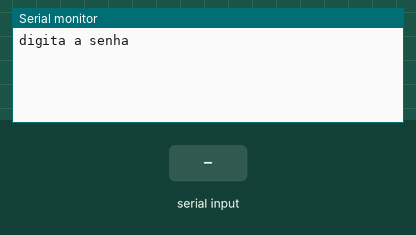
Bench run of a sketch on a simulated Arduino Uno, built with avr-gcc and run on an emulated ATmega328P. Parts: the last lines printed to the serial monitor. The inputs (shaded band) are chosen by the test bench.

Above: at 1.2 s.
1.3 s: "90,45\n" received over Serial
At 2.5 s:
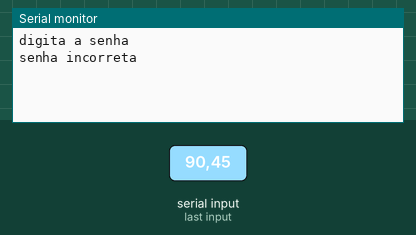
4.3 s: "1234\n" received over Serial
At 5.4 s:
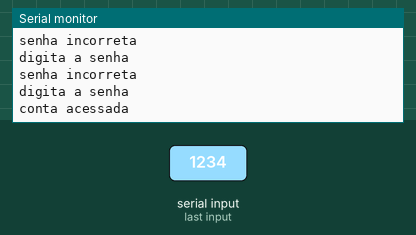

Measured:
- after the input at 1.3 s, the serial monitor: prints a new line at once (image 1)
- after the input at 4.3 s, the serial monitor: prints a new line at once (image 2)

The sketch:

exercicios_30_045.ino
```cpp
// C++ code
//
int senha = 0;
void setup()
{
 Serial.begin(9600);
}

void loop()
{
  Serial.println("digita a senha");
  while ( ! Serial.available() );
senha = Serial.parseInt();

  if (senha == 1234 ){ //se retornar vedadeiro - losango sim
 Serial.println("conta acessada");
 Serial.println();
  }
 else{ // falso - losango não
  Serial.println("senha incorreta");
  Serial.println();
 }

 delay(1500);


}
```
